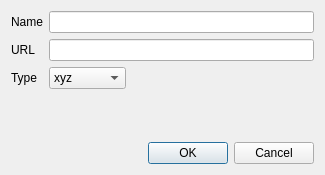
<?xml version="1.0" encoding="UTF-8"?>
<ui version="4.0">
 <class>CustomProviderDialog</class>
 <widget class="QDialog" name="CustomProviderDialog">
  <property name="geometry">
   <rect>
    <x>0</x>
    <y>0</y>
    <width>325</width>
    <height>175</height>
   </rect>
  </property>
  <property name="sizePolicy">
   <sizepolicy hsizetype="Fixed" vsizetype="Fixed">
    <horstretch>0</horstretch>
    <verstretch>0</verstretch>
   </sizepolicy>
  </property>
  <property name="minimumSize">
   <size>
    <width>325</width>
    <height>175</height>
   </size>
  </property>
  <property name="maximumSize">
   <size>
    <width>325</width>
    <height>175</height>
   </size>
  </property>
  <property name="windowTitle">
   <string>Custom provider</string>
  </property>
  <property name="windowIcon">
   <iconset resource="../resources.qrc">
    <normaloff>:/plugins/mapflow/icons/mapflow.png</normaloff>:/plugins/mapflow/icons/mapflow.png</iconset>
  </property>
  <property name="modal">
   <bool>true</bool>
  </property>
  <layout class="QGridLayout" name="gridLayout">
   <item row="0" column="0">
    <layout class="QFormLayout" name="formLayout">
     <item row="0" column="0">
      <widget class="QLabel" name="labelName">
       <property name="text">
        <string>Name</string>
       </property>
      </widget>
     </item>
     <item row="0" column="1">
      <widget class="QLineEdit" name="name">
       <property name="placeholderText">
        <string/>
       </property>
      </widget>
     </item>
     <item row="1" column="0">
      <widget class="QLabel" name="labelUrl">
       <property name="text">
        <string notr="true">URL</string>
       </property>
      </widget>
     </item>
     <item row="1" column="1">
      <widget class="QLineEdit" name="url"/>
     </item>
     <item row="2" column="0">
      <widget class="QLabel" name="labelType">
       <property name="text">
        <string>Type</string>
       </property>
      </widget>
     </item>
     <item row="2" column="1">
      <widget class="QComboBox" name="type">
       <property name="sizePolicy">
        <sizepolicy hsizetype="Fixed" vsizetype="Fixed">
         <horstretch>0</horstretch>
         <verstretch>0</verstretch>
        </sizepolicy>
       </property>
       <item>
        <property name="text">
         <string notr="true">xyz</string>
        </property>
       </item>
       <item>
        <property name="text">
         <string notr="true">wms</string>
        </property>
       </item>
       <item>
        <property name="text">
         <string notr="true">tms</string>
        </property>
       </item>
       <item>
        <property name="text">
         <string notr="true">quadkey</string>
        </property>
       </item>
      </widget>
     </item>
    </layout>
   </item>
   <item row="1" column="0">
    <widget class="QDialogButtonBox" name="buttonBox">
     <property name="orientation">
      <enum>Qt::Horizontal</enum>
     </property>
     <property name="standardButtons">
      <set>QDialogButtonBox::Cancel|QDialogButtonBox::Ok</set>
     </property>
    </widget>
   </item>
  </layout>
 </widget>
 <resources/>
 <connections>
  <connection>
   <sender>buttonBox</sender>
   <signal>accepted()</signal>
   <receiver>CustomProviderDialog</receiver>
   <slot>accept()</slot>
   <hints>
    <hint type="sourcelabel">
     <x>248</x>
     <y>254</y>
    </hint>
    <hint type="destinationlabel">
     <x>157</x>
     <y>274</y>
    </hint>
   </hints>
  </connection>
  <connection>
   <sender>buttonBox</sender>
   <signal>rejected()</signal>
   <receiver>CustomProviderDialog</receiver>
   <slot>reject()</slot>
   <hints>
    <hint type="sourcelabel">
     <x>316</x>
     <y>260</y>
    </hint>
    <hint type="destinationlabel">
     <x>286</x>
     <y>274</y>
    </hint>
   </hints>
  </connection>
 </connections>
</ui>
